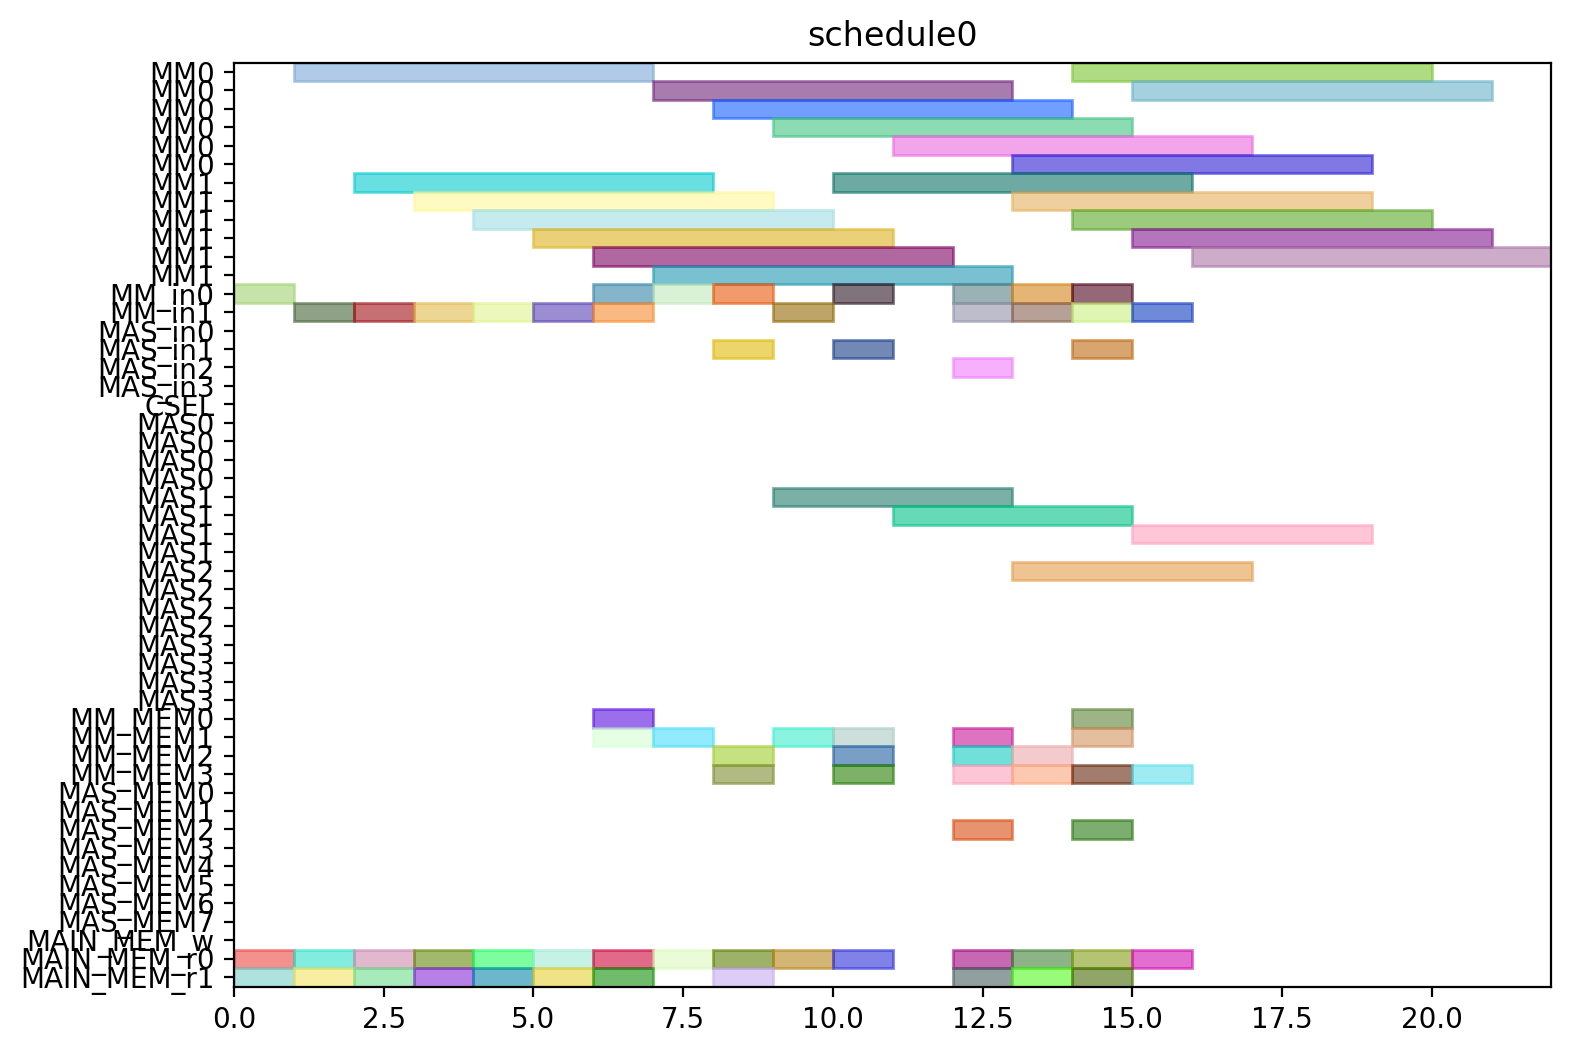

This chart was generated by the following Python code:
from pyschedule import Scenario, solvers, plotters, alt


def solve():
	horizon = 120
	S = Scenario("schedule0", horizon=horizon)

	# resource
	MM = S.Resources('MM', num=2, size=6)
	MM_in = S.Resources('MM_in', num=2)
	MAS_in = S.Resources('MAS_in', num=4)
	CSEL = S.Resource('CSEL')
	MAS = S.Resources('MAS', num=4, size=4, periods=range(1, horizon))
	MM_MEM = S.Resources('MM_MEM', num=4)
	MAS_MEM = S.Resources('MAS_MEM', num=8)
	MAIN_MEM_w = S.Resource('MAIN_MEM_w', size=1)
	MAIN_MEM_r = S.Resources('MAIN_MEM_r', num=2)

	# result of previous scheduling

	# new tasks
	Z_exp2 = S.Task('Z_exp2', length=6, delay_cost=1)
	Z_exp2 += alt(MM)
	Z_exp2_in = S.Task('Z_exp2_in', length=1, delay_cost=1)
	Z_exp2_in += alt(MM_in)
	S += Z_exp2_in*MM_in[0]<=Z_exp2*MM[0]
	S += Z_exp2_in*MM_in[1]<=Z_exp2*MM[1]
	Z_exp2_mem0 = S.Task('Z_exp2_mem0', length=1, delay_cost=1)
	Z_exp2_mem0 += MAIN_MEM_r[0]
	S += Z_exp2_mem0 <= Z_exp2

	Z_exp2_mem1 = S.Task('Z_exp2_mem1', length=1, delay_cost=1)
	Z_exp2_mem1 += MAIN_MEM_r[1]
	S += Z_exp2_mem1 <= Z_exp2

	NX0 = S.Task('NX0', length=6, delay_cost=1)
	NX0 += alt(MM)
	NX0_in = S.Task('NX0_in', length=1, delay_cost=1)
	NX0_in += alt(MM_in)
	S += NX0_in*MM_in[0]<=NX0*MM[0]
	S += NX0_in*MM_in[1]<=NX0*MM[1]
	NX0_mem0 = S.Task('NX0_mem0', length=1, delay_cost=1)
	NX0_mem0 += MAIN_MEM_r[0]
	S += NX0_mem0 <= NX0

	NX0_mem1 = S.Task('NX0_mem1', length=1, delay_cost=1)
	NX0_mem1 += MAIN_MEM_r[1]
	S += NX0_mem1 <= NX0

	k0_10_Z1 = S.Task('k0_10_Z1', length=6, delay_cost=1)
	k0_10_Z1 += alt(MM)
	k0_10_Z1_in = S.Task('k0_10_Z1_in', length=1, delay_cost=1)
	k0_10_Z1_in += alt(MM_in)
	S += k0_10_Z1_in*MM_in[0]<=k0_10_Z1*MM[0]
	S += k0_10_Z1_in*MM_in[1]<=k0_10_Z1*MM[1]
	k0_10_Z1_mem0 = S.Task('k0_10_Z1_mem0', length=1, delay_cost=1)
	k0_10_Z1_mem0 += MAIN_MEM_r[0]
	S += k0_10_Z1_mem0 <= k0_10_Z1

	k0_10_Z1_mem1 = S.Task('k0_10_Z1_mem1', length=1, delay_cost=1)
	k0_10_Z1_mem1 += MAIN_MEM_r[1]
	S += k0_10_Z1_mem1 <= k0_10_Z1

	DX0 = S.Task('DX0', length=6, delay_cost=1)
	DX0 += alt(MM)
	DX0_in = S.Task('DX0_in', length=1, delay_cost=1)
	DX0_in += alt(MM_in)
	S += DX0_in*MM_in[0]<=DX0*MM[0]
	S += DX0_in*MM_in[1]<=DX0*MM[1]
	DX0_mem0 = S.Task('DX0_mem0', length=1, delay_cost=1)
	DX0_mem0 += MAIN_MEM_r[0]
	S += DX0_mem0 <= DX0

	DX0_mem1 = S.Task('DX0_mem1', length=1, delay_cost=1)
	DX0_mem1 += MAIN_MEM_r[1]
	S += DX0_mem1 <= DX0

	NY0 = S.Task('NY0', length=6, delay_cost=1)
	NY0 += alt(MM)
	NY0_in = S.Task('NY0_in', length=1, delay_cost=1)
	NY0_in += alt(MM_in)
	S += NY0_in*MM_in[0]<=NY0*MM[0]
	S += NY0_in*MM_in[1]<=NY0*MM[1]
	NY0_mem0 = S.Task('NY0_mem0', length=1, delay_cost=1)
	NY0_mem0 += MAIN_MEM_r[0]
	S += NY0_mem0 <= NY0

	NY0_mem1 = S.Task('NY0_mem1', length=1, delay_cost=1)
	NY0_mem1 += MAIN_MEM_r[1]
	S += NY0_mem1 <= NY0

	k2_14_Z1 = S.Task('k2_14_Z1', length=6, delay_cost=1)
	k2_14_Z1 += alt(MM)
	k2_14_Z1_in = S.Task('k2_14_Z1_in', length=1, delay_cost=1)
	k2_14_Z1_in += alt(MM_in)
	S += k2_14_Z1_in*MM_in[0]<=k2_14_Z1*MM[0]
	S += k2_14_Z1_in*MM_in[1]<=k2_14_Z1*MM[1]
	k2_14_Z1_mem0 = S.Task('k2_14_Z1_mem0', length=1, delay_cost=1)
	k2_14_Z1_mem0 += MAIN_MEM_r[0]
	S += k2_14_Z1_mem0 <= k2_14_Z1

	k2_14_Z1_mem1 = S.Task('k2_14_Z1_mem1', length=1, delay_cost=1)
	k2_14_Z1_mem1 += MAIN_MEM_r[1]
	S += k2_14_Z1_mem1 <= k2_14_Z1

	DY0 = S.Task('DY0', length=6, delay_cost=1)
	DY0 += alt(MM)
	DY0_in = S.Task('DY0_in', length=1, delay_cost=1)
	DY0_in += alt(MM_in)
	S += DY0_in*MM_in[0]<=DY0*MM[0]
	S += DY0_in*MM_in[1]<=DY0*MM[1]
	DY0_mem0 = S.Task('DY0_mem0', length=1, delay_cost=1)
	DY0_mem0 += MAIN_MEM_r[0]
	S += DY0_mem0 <= DY0

	DY0_mem1 = S.Task('DY0_mem1', length=1, delay_cost=1)
	DY0_mem1 += MAIN_MEM_r[1]
	S += DY0_mem1 <= DY0

	Z_exp3 = S.Task('Z_exp3', length=6, delay_cost=1)
	Z_exp3 += alt(MM)
	Z_exp3_in = S.Task('Z_exp3_in', length=1, delay_cost=1)
	Z_exp3_in += alt(MM_in)
	S += Z_exp3_in*MM_in[0]<=Z_exp3*MM[0]
	S += Z_exp3_in*MM_in[1]<=Z_exp3*MM[1]
	Z_exp3_mem0 = S.Task('Z_exp3_mem0', length=1, delay_cost=1)
	Z_exp3_mem0 += alt(MM_MEM)
	S += (Z_exp2*MM[0])-1 < Z_exp3_mem0*MM_MEM[0]
	S += (Z_exp2*MM[1])-1 < Z_exp3_mem0*MM_MEM[2]
	S += Z_exp3_mem0 <= Z_exp3

	Z_exp3_mem1 = S.Task('Z_exp3_mem1', length=1, delay_cost=1)
	Z_exp3_mem1 += MAIN_MEM_r[1]
	S += Z_exp3_mem1 <= Z_exp3

	NX1_ = S.Task('NX1_', length=4, delay_cost=1)
	NX1_ += alt(MAS)
	NX1__in = S.Task('NX1__in', length=1, delay_cost=1)
	NX1__in += alt(MAS_in)
	S += NX1__in*MAS_in[0]<=NX1_*MAS[0]

	S += NX1__in*MAS_in[1]<=NX1_*MAS[1]

	S += NX1__in*MAS_in[2]<=NX1_*MAS[2]

	S += NX1__in*MAS_in[3]<=NX1_*MAS[3]

	NX1__mem0 = S.Task('NX1__mem0', length=1, delay_cost=1)
	NX1__mem0 += alt(MM_MEM)
	S += (NX0*MM[0])-1 < NX1__mem0*MM_MEM[0]
	S += (NX0*MM[1])-1 < NX1__mem0*MM_MEM[2]
	S += NX1__mem0 <= NX1_

	NX1__mem1 = S.Task('NX1__mem1', length=1, delay_cost=1)
	NX1__mem1 += alt(MM_MEM)
	S += (k0_10_Z1*MM[0])-1 < NX1__mem1*MM_MEM[1]
	S += (k0_10_Z1*MM[1])-1 < NX1__mem1*MM_MEM[3]
	S += NX1__mem1 <= NX1_

	k0_9_Z2 = S.Task('k0_9_Z2', length=6, delay_cost=1)
	k0_9_Z2 += alt(MM)
	k0_9_Z2_in = S.Task('k0_9_Z2_in', length=1, delay_cost=1)
	k0_9_Z2_in += alt(MM_in)
	S += k0_9_Z2_in*MM_in[0]<=k0_9_Z2*MM[0]
	S += k0_9_Z2_in*MM_in[1]<=k0_9_Z2*MM[1]
	k0_9_Z2_mem0 = S.Task('k0_9_Z2_mem0', length=1, delay_cost=1)
	k0_9_Z2_mem0 += MAIN_MEM_r[0]
	S += k0_9_Z2_mem0 <= k0_9_Z2

	k0_9_Z2_mem1 = S.Task('k0_9_Z2_mem1', length=1, delay_cost=1)
	k0_9_Z2_mem1 += alt(MM_MEM)
	S += (Z_exp2*MM[0])-1 < k0_9_Z2_mem1*MM_MEM[1]
	S += (Z_exp2*MM[1])-1 < k0_9_Z2_mem1*MM_MEM[3]
	S += k0_9_Z2_mem1 <= k0_9_Z2

	k1_9_Z2 = S.Task('k1_9_Z2', length=6, delay_cost=1)
	k1_9_Z2 += alt(MM)
	k1_9_Z2_in = S.Task('k1_9_Z2_in', length=1, delay_cost=1)
	k1_9_Z2_in += alt(MM_in)
	S += k1_9_Z2_in*MM_in[0]<=k1_9_Z2*MM[0]
	S += k1_9_Z2_in*MM_in[1]<=k1_9_Z2*MM[1]
	k1_9_Z2_mem0 = S.Task('k1_9_Z2_mem0', length=1, delay_cost=1)
	k1_9_Z2_mem0 += MAIN_MEM_r[0]
	S += k1_9_Z2_mem0 <= k1_9_Z2

	k1_9_Z2_mem1 = S.Task('k1_9_Z2_mem1', length=1, delay_cost=1)
	k1_9_Z2_mem1 += alt(MM_MEM)
	S += (Z_exp2*MM[0])-1 < k1_9_Z2_mem1*MM_MEM[1]
	S += (Z_exp2*MM[1])-1 < k1_9_Z2_mem1*MM_MEM[3]
	S += k1_9_Z2_mem1 <= k1_9_Z2

	NY1_ = S.Task('NY1_', length=4, delay_cost=1)
	NY1_ += alt(MAS)
	NY1__in = S.Task('NY1__in', length=1, delay_cost=1)
	NY1__in += alt(MAS_in)
	S += NY1__in*MAS_in[0]<=NY1_*MAS[0]

	S += NY1__in*MAS_in[1]<=NY1_*MAS[1]

	S += NY1__in*MAS_in[2]<=NY1_*MAS[2]

	S += NY1__in*MAS_in[3]<=NY1_*MAS[3]

	NY1__mem0 = S.Task('NY1__mem0', length=1, delay_cost=1)
	NY1__mem0 += alt(MM_MEM)
	S += (NY0*MM[0])-1 < NY1__mem0*MM_MEM[0]
	S += (NY0*MM[1])-1 < NY1__mem0*MM_MEM[2]
	S += NY1__mem0 <= NY1_

	NY1__mem1 = S.Task('NY1__mem1', length=1, delay_cost=1)
	NY1__mem1 += alt(MM_MEM)
	S += (k2_14_Z1*MM[0])-1 < NY1__mem1*MM_MEM[1]
	S += (k2_14_Z1*MM[1])-1 < NY1__mem1*MM_MEM[3]
	S += NY1__mem1 <= NY1_

	k2_13_Z2 = S.Task('k2_13_Z2', length=6, delay_cost=1)
	k2_13_Z2 += alt(MM)
	k2_13_Z2_in = S.Task('k2_13_Z2_in', length=1, delay_cost=1)
	k2_13_Z2_in += alt(MM_in)
	S += k2_13_Z2_in*MM_in[0]<=k2_13_Z2*MM[0]
	S += k2_13_Z2_in*MM_in[1]<=k2_13_Z2*MM[1]
	k2_13_Z2_mem0 = S.Task('k2_13_Z2_mem0', length=1, delay_cost=1)
	k2_13_Z2_mem0 += MAIN_MEM_r[0]
	S += k2_13_Z2_mem0 <= k2_13_Z2

	k2_13_Z2_mem1 = S.Task('k2_13_Z2_mem1', length=1, delay_cost=1)
	k2_13_Z2_mem1 += alt(MM_MEM)
	S += (Z_exp2*MM[0])-1 < k2_13_Z2_mem1*MM_MEM[1]
	S += (Z_exp2*MM[1])-1 < k2_13_Z2_mem1*MM_MEM[3]
	S += k2_13_Z2_mem1 <= k2_13_Z2

	k3_14_Z2 = S.Task('k3_14_Z2', length=6, delay_cost=1)
	k3_14_Z2 += alt(MM)
	k3_14_Z2_in = S.Task('k3_14_Z2_in', length=1, delay_cost=1)
	k3_14_Z2_in += alt(MM_in)
	S += k3_14_Z2_in*MM_in[0]<=k3_14_Z2*MM[0]
	S += k3_14_Z2_in*MM_in[1]<=k3_14_Z2*MM[1]
	k3_14_Z2_mem0 = S.Task('k3_14_Z2_mem0', length=1, delay_cost=1)
	k3_14_Z2_mem0 += MAIN_MEM_r[0]
	S += k3_14_Z2_mem0 <= k3_14_Z2

	k3_14_Z2_mem1 = S.Task('k3_14_Z2_mem1', length=1, delay_cost=1)
	k3_14_Z2_mem1 += alt(MM_MEM)
	S += (Z_exp2*MM[0])-1 < k3_14_Z2_mem1*MM_MEM[1]
	S += (Z_exp2*MM[1])-1 < k3_14_Z2_mem1*MM_MEM[3]
	S += k3_14_Z2_mem1 <= k3_14_Z2

	Z_exp4 = S.Task('Z_exp4', length=6, delay_cost=1)
	Z_exp4 += alt(MM)
	Z_exp4_in = S.Task('Z_exp4_in', length=1, delay_cost=1)
	Z_exp4_in += alt(MM_in)
	S += Z_exp4_in*MM_in[0]<=Z_exp4*MM[0]
	S += Z_exp4_in*MM_in[1]<=Z_exp4*MM[1]
	Z_exp4_mem0 = S.Task('Z_exp4_mem0', length=1, delay_cost=1)
	Z_exp4_mem0 += alt(MM_MEM)
	S += (Z_exp3*MM[0])-1 < Z_exp4_mem0*MM_MEM[0]
	S += (Z_exp3*MM[1])-1 < Z_exp4_mem0*MM_MEM[2]
	S += Z_exp4_mem0 <= Z_exp4

	Z_exp4_mem1 = S.Task('Z_exp4_mem1', length=1, delay_cost=1)
	Z_exp4_mem1 += MAIN_MEM_r[1]
	S += Z_exp4_mem1 <= Z_exp4

	NX1 = S.Task('NX1', length=6, delay_cost=1)
	NX1 += alt(MM)
	NX1_in = S.Task('NX1_in', length=1, delay_cost=1)
	NX1_in += alt(MM_in)
	S += NX1_in*MM_in[0]<=NX1*MM[0]
	S += NX1_in*MM_in[1]<=NX1*MM[1]
	NX1_mem0 = S.Task('NX1_mem0', length=1, delay_cost=1)
	NX1_mem0 += alt(MAS_MEM)
	S += (NX1_*MAS[0])-1 < NX1_mem0*MAS_MEM[0]
	S += (NX1_*MAS[1])-1 < NX1_mem0*MAS_MEM[2]
	S += (NX1_*MAS[2])-1 < NX1_mem0*MAS_MEM[4]
	S += (NX1_*MAS[3])-1 < NX1_mem0*MAS_MEM[6]
	S += NX1_mem0 <= NX1

	NX1_mem1 = S.Task('NX1_mem1', length=1, delay_cost=1)
	NX1_mem1 += MAIN_MEM_r[1]
	S += NX1_mem1 <= NX1

	k0_8_Z3 = S.Task('k0_8_Z3', length=6, delay_cost=1)
	k0_8_Z3 += alt(MM)
	k0_8_Z3_in = S.Task('k0_8_Z3_in', length=1, delay_cost=1)
	k0_8_Z3_in += alt(MM_in)
	S += k0_8_Z3_in*MM_in[0]<=k0_8_Z3*MM[0]
	S += k0_8_Z3_in*MM_in[1]<=k0_8_Z3*MM[1]
	k0_8_Z3_mem0 = S.Task('k0_8_Z3_mem0', length=1, delay_cost=1)
	k0_8_Z3_mem0 += MAIN_MEM_r[0]
	S += k0_8_Z3_mem0 <= k0_8_Z3

	k0_8_Z3_mem1 = S.Task('k0_8_Z3_mem1', length=1, delay_cost=1)
	k0_8_Z3_mem1 += alt(MM_MEM)
	S += (Z_exp3*MM[0])-1 < k0_8_Z3_mem1*MM_MEM[1]
	S += (Z_exp3*MM[1])-1 < k0_8_Z3_mem1*MM_MEM[3]
	S += k0_8_Z3_mem1 <= k0_8_Z3

	DX1_ = S.Task('DX1_', length=4, delay_cost=1)
	DX1_ += alt(MAS)
	DX1__in = S.Task('DX1__in', length=1, delay_cost=1)
	DX1__in += alt(MAS_in)
	S += DX1__in*MAS_in[0]<=DX1_*MAS[0]

	S += DX1__in*MAS_in[1]<=DX1_*MAS[1]

	S += DX1__in*MAS_in[2]<=DX1_*MAS[2]

	S += DX1__in*MAS_in[3]<=DX1_*MAS[3]

	DX1__mem0 = S.Task('DX1__mem0', length=1, delay_cost=1)
	DX1__mem0 += alt(MM_MEM)
	S += (DX0*MM[0])-1 < DX1__mem0*MM_MEM[0]
	S += (DX0*MM[1])-1 < DX1__mem0*MM_MEM[2]
	S += DX1__mem0 <= DX1_

	DX1__mem1 = S.Task('DX1__mem1', length=1, delay_cost=1)
	DX1__mem1 += alt(MM_MEM)
	S += (k1_9_Z2*MM[0])-1 < DX1__mem1*MM_MEM[1]
	S += (k1_9_Z2*MM[1])-1 < DX1__mem1*MM_MEM[3]
	S += DX1__mem1 <= DX1_

	k1_8_Z3 = S.Task('k1_8_Z3', length=6, delay_cost=1)
	k1_8_Z3 += alt(MM)
	k1_8_Z3_in = S.Task('k1_8_Z3_in', length=1, delay_cost=1)
	k1_8_Z3_in += alt(MM_in)
	S += k1_8_Z3_in*MM_in[0]<=k1_8_Z3*MM[0]
	S += k1_8_Z3_in*MM_in[1]<=k1_8_Z3*MM[1]
	k1_8_Z3_mem0 = S.Task('k1_8_Z3_mem0', length=1, delay_cost=1)
	k1_8_Z3_mem0 += MAIN_MEM_r[0]
	S += k1_8_Z3_mem0 <= k1_8_Z3

	k1_8_Z3_mem1 = S.Task('k1_8_Z3_mem1', length=1, delay_cost=1)
	k1_8_Z3_mem1 += alt(MM_MEM)
	S += (Z_exp3*MM[0])-1 < k1_8_Z3_mem1*MM_MEM[1]
	S += (Z_exp3*MM[1])-1 < k1_8_Z3_mem1*MM_MEM[3]
	S += k1_8_Z3_mem1 <= k1_8_Z3

	NY1 = S.Task('NY1', length=6, delay_cost=1)
	NY1 += alt(MM)
	NY1_in = S.Task('NY1_in', length=1, delay_cost=1)
	NY1_in += alt(MM_in)
	S += NY1_in*MM_in[0]<=NY1*MM[0]
	S += NY1_in*MM_in[1]<=NY1*MM[1]
	NY1_mem0 = S.Task('NY1_mem0', length=1, delay_cost=1)
	NY1_mem0 += alt(MAS_MEM)
	S += (NY1_*MAS[0])-1 < NY1_mem0*MAS_MEM[0]
	S += (NY1_*MAS[1])-1 < NY1_mem0*MAS_MEM[2]
	S += (NY1_*MAS[2])-1 < NY1_mem0*MAS_MEM[4]
	S += (NY1_*MAS[3])-1 < NY1_mem0*MAS_MEM[6]
	S += NY1_mem0 <= NY1

	NY1_mem1 = S.Task('NY1_mem1', length=1, delay_cost=1)
	NY1_mem1 += MAIN_MEM_r[1]
	S += NY1_mem1 <= NY1

	k2_12_Z3 = S.Task('k2_12_Z3', length=6, delay_cost=1)
	k2_12_Z3 += alt(MM)
	k2_12_Z3_in = S.Task('k2_12_Z3_in', length=1, delay_cost=1)
	k2_12_Z3_in += alt(MM_in)
	S += k2_12_Z3_in*MM_in[0]<=k2_12_Z3*MM[0]
	S += k2_12_Z3_in*MM_in[1]<=k2_12_Z3*MM[1]
	k2_12_Z3_mem0 = S.Task('k2_12_Z3_mem0', length=1, delay_cost=1)
	k2_12_Z3_mem0 += MAIN_MEM_r[0]
	S += k2_12_Z3_mem0 <= k2_12_Z3

	k2_12_Z3_mem1 = S.Task('k2_12_Z3_mem1', length=1, delay_cost=1)
	k2_12_Z3_mem1 += alt(MM_MEM)
	S += (Z_exp3*MM[0])-1 < k2_12_Z3_mem1*MM_MEM[1]
	S += (Z_exp3*MM[1])-1 < k2_12_Z3_mem1*MM_MEM[3]
	S += k2_12_Z3_mem1 <= k2_12_Z3

	DY1_ = S.Task('DY1_', length=4, delay_cost=1)
	DY1_ += alt(MAS)
	DY1__in = S.Task('DY1__in', length=1, delay_cost=1)
	DY1__in += alt(MAS_in)
	S += DY1__in*MAS_in[0]<=DY1_*MAS[0]

	S += DY1__in*MAS_in[1]<=DY1_*MAS[1]

	S += DY1__in*MAS_in[2]<=DY1_*MAS[2]

	S += DY1__in*MAS_in[3]<=DY1_*MAS[3]

	DY1__mem0 = S.Task('DY1__mem0', length=1, delay_cost=1)
	DY1__mem0 += alt(MM_MEM)
	S += (DY0*MM[0])-1 < DY1__mem0*MM_MEM[0]
	S += (DY0*MM[1])-1 < DY1__mem0*MM_MEM[2]
	S += DY1__mem0 <= DY1_

	DY1__mem1 = S.Task('DY1__mem1', length=1, delay_cost=1)
	DY1__mem1 += alt(MM_MEM)
	S += (k3_14_Z2*MM[0])-1 < DY1__mem1*MM_MEM[1]
	S += (k3_14_Z2*MM[1])-1 < DY1__mem1*MM_MEM[3]
	S += DY1__mem1 <= DY1_

	k3_13_Z3 = S.Task('k3_13_Z3', length=6, delay_cost=1)
	k3_13_Z3 += alt(MM)
	k3_13_Z3_in = S.Task('k3_13_Z3_in', length=1, delay_cost=1)
	k3_13_Z3_in += alt(MM_in)
	S += k3_13_Z3_in*MM_in[0]<=k3_13_Z3*MM[0]
	S += k3_13_Z3_in*MM_in[1]<=k3_13_Z3*MM[1]
	k3_13_Z3_mem0 = S.Task('k3_13_Z3_mem0', length=1, delay_cost=1)
	k3_13_Z3_mem0 += MAIN_MEM_r[0]
	S += k3_13_Z3_mem0 <= k3_13_Z3

	k3_13_Z3_mem1 = S.Task('k3_13_Z3_mem1', length=1, delay_cost=1)
	k3_13_Z3_mem1 += alt(MM_MEM)
	S += (Z_exp3*MM[0])-1 < k3_13_Z3_mem1*MM_MEM[1]
	S += (Z_exp3*MM[1])-1 < k3_13_Z3_mem1*MM_MEM[3]
	S += k3_13_Z3_mem1 <= k3_13_Z3

	solvers.mip.solve(S,msg=1,kind='CPLEX',ratio_gap=1.01)

	solution = [['hoge']*len(S.solution()[1]) for i in range(len(S.solution()))]
	for i in range(len(S.solution())):
		for j in range(len(S.solution()[i])):
			solution[i][j]=str(S.solution()[i][j])
	print(solution)

	cycles = int(solution[-1][3])

	pic_file_name = "/mnt/rose/usr1/fukuda/ABE/multiRAM_multiMAS_16mux/scheduling_result/stage6MM2_stage4MAS4/ISOGENY/schedule0.png"
	if(S.solution() != []):
		plotters.matplotlib.plot(S,img_filename=pic_file_name, show_task_labels=False, fig_size=(cycles*0.25+3, 6))

	return solution
